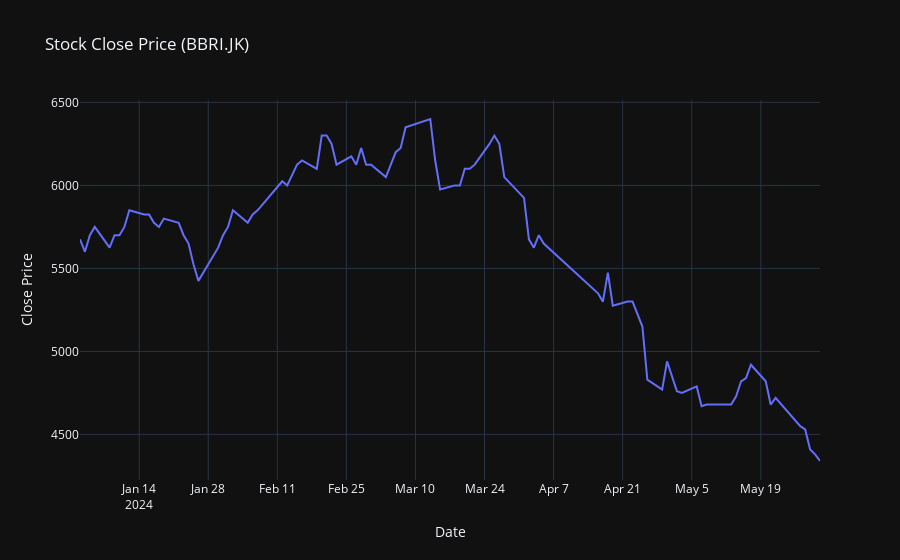
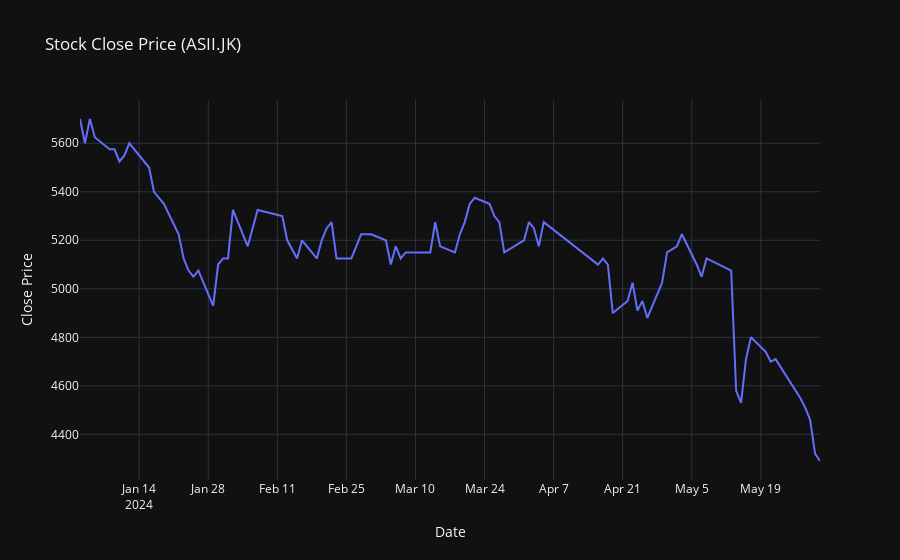
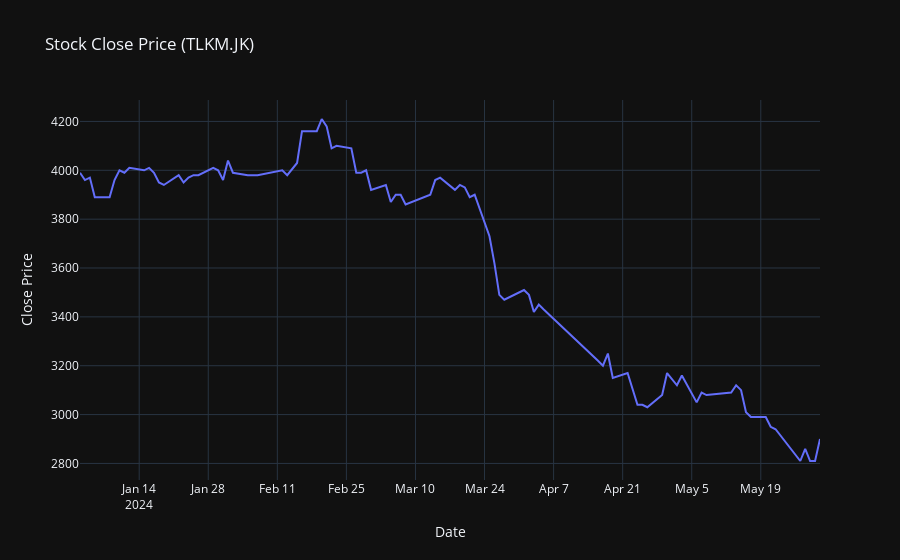
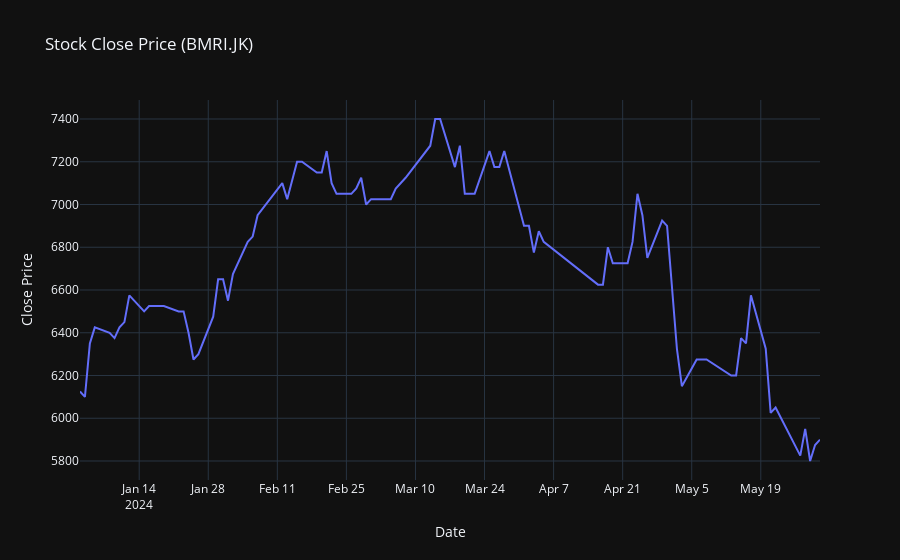

The cell these charts' notebook holds for them, in order:
### Code cell
import yfinance as yf
import plotly.graph_objects as go

def plot_stock_close_interactive(data, symbol):
    fig = go.Figure()

    # Menambahkan garis untuk harga penutupan
    fig.add_trace(go.Scatter(x=data.index, y=data['Close'], mode='lines', name='Close Price'))

    # Menambahkan judul dan label sumbu
    fig.update_layout(title=f'Stock Close Price ({symbol})',
                      xaxis_title='Date',
                      yaxis_title='Close Price',
                      template='plotly_dark')

    fig.show()

# Input simbol saham
stock_symbols = ['BBRI.JK', 'ASII.JK', 'TLKM.JK', 'BMRI.JK', 'MBMA.JK']

# Mengambil data saham dari Yahoo Finance untuk setiap simbol
for symbol in stock_symbols:
    stock_data = yf.download(symbol, start="2024-01-01", end="2024-06-03", interval='1d')
    plot_stock_close_interactive(stock_data, symbol)
